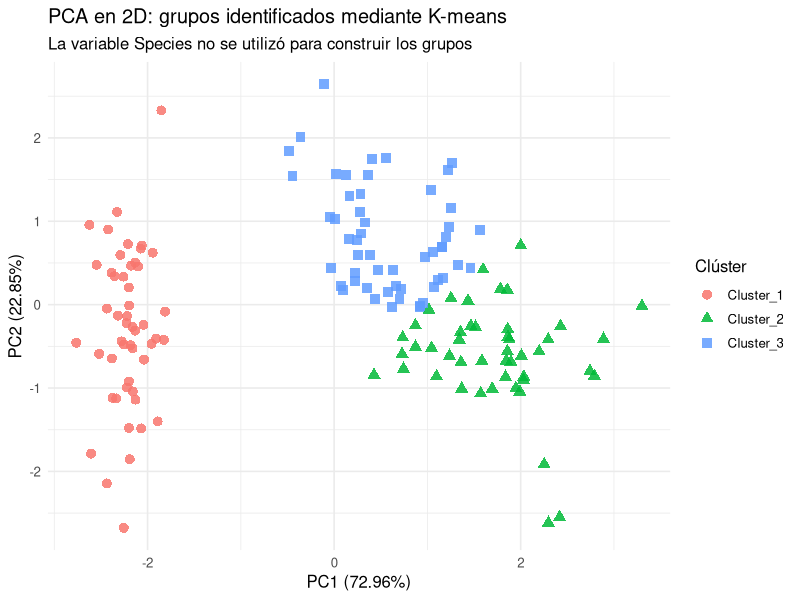
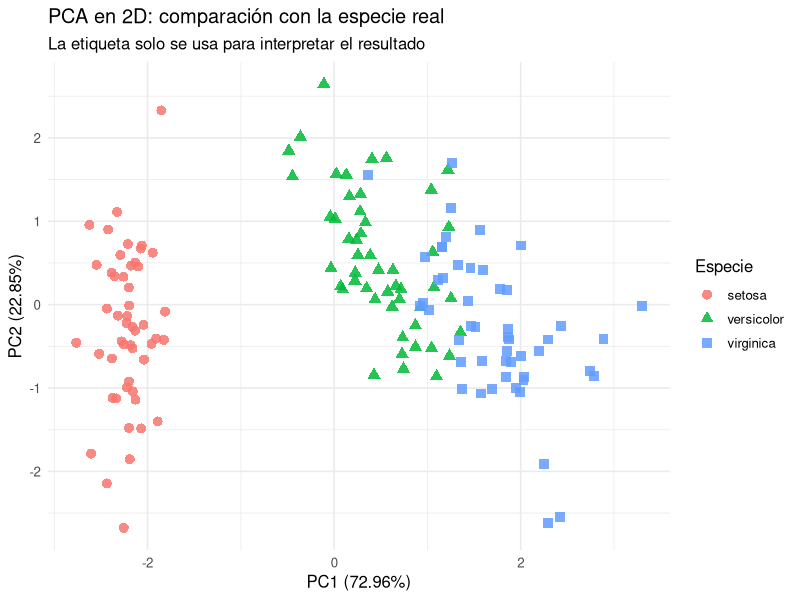

R code for these plots, in order:
############################################################
# 13A_EJEMPLO_CUMPLIMENTADO_NO_SUPERVISADO_2D_3D_IRIS.R
############################################################
#
# EJEMPLO COMPLETO Y EJECUTABLE
# -----------------------------
# Este archivo resuelve un ejercicio típico de examen:
#
#   1. Cargar y revisar los datos.
#   2. Separar la etiqueta real de los predictores.
#   3. Aplicar un método NO supervisado: PCA.
#   4. Representar los datos en 2 dimensiones.
#   5. Representar los datos en 3 dimensiones.
#   6. Aplicar K-means para descubrir grupos.
#   7. Evaluar los grupos con el índice de silueta.
#   8. Comparar, solo al final, los clústeres con la clase real.
#   9. Guardar gráficos, tablas, modelo e interpretación.
#
# DATASET UTILIZADO
# -----------------
# Se utiliza iris, incluido de serie en R. Por tanto, no hace
# falta descargar ni localizar ningún CSV para probar el ejemplo.
#
# MUY IMPORTANTE
# --------------
# La variable Species NO participa en PCA ni en K-means.
# Solo se utiliza al final para comprobar si los grupos hallados
# guardan relación con las especies conocidas.
############################################################


############################################################
# 0. LIMPIEZA DEL ENTORNO Y CONFIGURACIÓN
############################################################

# Borra los objetos existentes para evitar que variables antiguas
# alteren accidentalmente los resultados del ejemplo.
rm(list = ls())

# Configuración ya cumplimentada.
SEMILLA <- 1995
NUMERO_CLUSTERS <- 3
CARPETA_RESULTADOS <- "resultados_ejemplo_13A"

# Creamos la carpeta donde se guardarán todos los resultados.
dir.create(
  CARPETA_RESULTADOS,
  showWarnings = FALSE,
  recursive = TRUE
)

# Fijamos la semilla para que K-means produzca el mismo resultado
# cada vez que se ejecuta el archivo.
set.seed(SEMILLA)


############################################################
# 1. COMPROBACIÓN E INSTALACIÓN DE PAQUETES
############################################################

# Esta función comprueba si los paquetes están disponibles.
# Si falta alguno, intenta instalarlo automáticamente desde CRAN.
asegurar_paquetes <- function(paquetes) {

  faltan <- paquetes[
    !vapply(paquetes, requireNamespace, logical(1), quietly = TRUE)
  ]

  if (length(faltan) > 0) {
    message(
      "Faltan los paquetes: ",
      paste(faltan, collapse = ", "),
      ". Se intentarán instalar."
    )

    try(
      install.packages(
        faltan,
        dependencies = TRUE,
        repos = "https://cloud.r-project.org"
      ),
      silent = TRUE
    )
  }

  # Volvemos a comprobar después del intento de instalación.
  siguen_faltando <- paquetes[
    !vapply(paquetes, requireNamespace, logical(1), quietly = TRUE)
  ]

  if (length(siguen_faltando) > 0) {
    stop(
      paste0(
        "\nERROR: no se pudieron cargar estos paquetes: ",
        paste(siguen_faltando, collapse = ", "),
        ".\nInstálalos manualmente antes de ejecutar el ejemplo:\n",
        "install.packages(c(",
        paste(sprintf('"%s"', siguen_faltando), collapse = ", "),
        "))"
      ),
      call. = FALSE
    )
  }
}

asegurar_paquetes(
  c("ggplot2", "cluster", "scatterplot3d")
)

library(ggplot2)
library(cluster)
library(scatterplot3d)


############################################################
# 2. CARGA E INSPECCIÓN DEL DATASET
############################################################

# iris está incluido en R.
datos <- iris

# Añadimos un identificador únicamente para reconocer las muestras.
# Este identificador tampoco se empleará en el análisis.
datos$id_muestra <- sprintf("M%03d", seq_len(nrow(datos)))

cat("\n============================================================\n")
cat("PASO 1: INSPECCIÓN DEL CONJUNTO DE DATOS\n")
cat("============================================================\n")

cat("\nDimensiones del dataset:\n")
print(dim(datos))

cat("\nNombres de las columnas:\n")
print(names(datos))

cat("\nEstructura de las variables:\n")
str(datos)

cat("\nPrimeras seis filas:\n")
print(head(datos))

cat("\nDistribución de la clase real Species:\n")
print(table(datos$Species))

cat("\nNúmero total de valores ausentes:\n")
print(sum(is.na(datos)))


############################################################
# 3. SEPARACIÓN DE PREDICTORES Y ETIQUETA
############################################################

cat("\n============================================================\n")
cat("PASO 2: PREPARACIÓN DE LOS PREDICTORES\n")
cat("============================================================\n")

# Seleccionamos únicamente las cuatro variables numéricas.
# Species se excluye porque el análisis debe ser no supervisado.
predictores <- datos[
  ,
  c(
    "Sepal.Length",
    "Sepal.Width",
    "Petal.Length",
    "Petal.Width"
  )
]

# Comprobación defensiva: PCA necesita variables numéricas.
if (!all(vapply(predictores, is.numeric, logical(1)))) {
  stop(
    "ERROR: todos los predictores deben ser numéricos.",
    call. = FALSE
  )
}

# Comprobamos que no haya valores perdidos.
if (anyNA(predictores)) {
  stop(
    "ERROR: hay valores NA en los predictores.",
    call. = FALSE
  )
}

# Estandarizamos:
#   media = 0
#   desviación típica = 1
#
# Esto es importante porque las variables pueden estar en escalas
# diferentes y no queremos que una domine el análisis solo por
# tener valores numéricos mayores.
X_escalada <- scale(predictores)

cat("\nMedias después del escalado (deben estar próximas a 0):\n")
print(round(colMeans(X_escalada), 6))

cat("\nDesviaciones típicas después del escalado (deben ser 1):\n")
print(round(apply(X_escalada, 2, sd), 6))


############################################################
# 4. PCA: MÉTODO NO SUPERVISADO
############################################################

cat("\n============================================================\n")
cat("PASO 3: APLICACIÓN DE PCA\n")
cat("============================================================\n")

# Como los datos ya están estandarizados, no volvemos a escalar.
modelo_pca <- prcomp(
  X_escalada,
  center = FALSE,
  scale. = FALSE
)

cat("\nResumen del modelo PCA:\n")
print(summary(modelo_pca))

# Calculamos la proporción de varianza explicada por cada componente.
varianza_explicada <- modelo_pca$sdev^2 /
  sum(modelo_pca$sdev^2)

tabla_varianza <- data.frame(
  Componente = paste0("PC", seq_along(varianza_explicada)),
  Varianza_explicada = varianza_explicada,
  Porcentaje = 100 * varianza_explicada,
  Porcentaje_acumulado = 100 * cumsum(varianza_explicada)
)

cat("\nTabla de varianza explicada:\n")
print(tabla_varianza)

write.csv(
  tabla_varianza,
  file = file.path(
    CARPETA_RESULTADOS,
    "01_varianza_explicada_pca.csv"
  ),
  row.names = FALSE
)

# Extraemos las coordenadas de cada muestra en el nuevo espacio.
coordenadas <- as.data.frame(modelo_pca$x)

# Añadimos información que solo servirá para representar y comparar.
coordenadas$id_muestra <- datos$id_muestra
coordenadas$Species <- datos$Species

write.csv(
  coordenadas,
  file = file.path(
    CARPETA_RESULTADOS,
    "02_coordenadas_pca.csv"
  ),
  row.names = FALSE
)

# Guardamos el modelo para poder reutilizarlo.
saveRDS(
  modelo_pca,
  file = file.path(
    CARPETA_RESULTADOS,
    "modelo_pca.rds"
  )
)


############################################################
# 5. K-MEANS PARA IDENTIFICAR TRES GRUPOS
############################################################

cat("\n============================================================\n")
cat("PASO 4: AGRUPACIÓN MEDIANTE K-MEANS\n")
cat("============================================================\n")

# K-means se aplica sobre las variables estandarizadas completas.
# No usa Species.
#
# nstart = 50 prueba 50 inicializaciones distintas y conserva
# la mejor solución, reduciendo el riesgo de un resultado pobre.
set.seed(SEMILLA)

modelo_kmeans <- kmeans(
  X_escalada,
  centers = NUMERO_CLUSTERS,
  nstart = 50,
  iter.max = 100
)

cat("\nResultado del modelo K-means:\n")
print(modelo_kmeans)

# Convertimos los números de clúster en un factor.
coordenadas$Cluster <- factor(
  modelo_kmeans$cluster,
  levels = seq_len(NUMERO_CLUSTERS),
  labels = paste0("Cluster_", seq_len(NUMERO_CLUSTERS))
)

cat("\nNúmero de muestras asignadas a cada clúster:\n")
print(table(coordenadas$Cluster))

# Guardamos el modelo K-means.
saveRDS(
  modelo_kmeans,
  file = file.path(
    CARPETA_RESULTADOS,
    "modelo_kmeans.rds"
  )
)


############################################################
# 6. EVALUACIÓN MEDIANTE ÍNDICE DE SILUETA
############################################################

cat("\n============================================================\n")
cat("PASO 5: EVALUACIÓN DE LOS CLÚSTERES\n")
cat("============================================================\n")

# La silueta compara:
#   a) la cohesión de cada muestra con su propio clúster;
#   b) su separación respecto al clúster alternativo más próximo.
#
# Interpretación orientativa:
#   valor próximo a 1   -> grupos bien separados;
#   valor próximo a 0   -> grupos solapados;
#   valor negativo      -> posible asignación incorrecta.
distancias <- dist(X_escalada)

silueta <- cluster::silhouette(
  modelo_kmeans$cluster,
  distancias
)

silueta_media <- mean(silueta[, "sil_width"])

cat(
  "\nÍndice de silueta medio:",
  round(silueta_media, 4),
  "\n"
)

tabla_silueta <- as.data.frame(silueta)
tabla_silueta$id_muestra <- datos$id_muestra

write.csv(
  tabla_silueta,
  file = file.path(
    CARPETA_RESULTADOS,
    "03_silueta_por_muestra.csv"
  ),
  row.names = FALSE
)

png(
  filename = file.path(
    CARPETA_RESULTADOS,
    "04_grafico_silueta.png"
  ),
  width = 1200,
  height = 850,
  res = 130
)

plot(
  silueta,
  main = paste0(
    "Índice de silueta de K-means (media = ",
    round(silueta_media, 3),
    ")"
  )
)

dev.off()


############################################################
# 7. REPRESENTACIÓN DEL MÉTODO EN DOS DIMENSIONES
############################################################

cat("\n============================================================\n")
cat("PASO 6: REPRESENTACIÓN PCA EN 2D\n")
cat("============================================================\n")

etiqueta_pc1 <- sprintf(
  "PC1 (%.2f%%)",
  100 * varianza_explicada[1]
)

etiqueta_pc2 <- sprintf(
  "PC2 (%.2f%%)",
  100 * varianza_explicada[2]
)

# Gráfico principal: coloreado por el clúster descubierto.
grafico_2d_clusters <- ggplot(
  coordenadas,
  aes(
    x = PC1,
    y = PC2,
    colour = Cluster,
    shape = Cluster
  )
) +
  geom_point(size = 3, alpha = 0.85) +
  labs(
    title = "PCA en 2D: grupos identificados mediante K-means",
    subtitle = "La variable Species no se utilizó para construir los grupos",
    x = etiqueta_pc1,
    y = etiqueta_pc2,
    colour = "Clúster",
    shape = "Clúster"
  ) +
  theme_minimal(base_size = 12)

print(grafico_2d_clusters)

ggsave(
  filename = file.path(
    CARPETA_RESULTADOS,
    "05_pca_2d_coloreado_por_cluster.png"
  ),
  plot = grafico_2d_clusters,
  width = 9,
  height = 6,
  dpi = 160
)

# Gráfico de comprobación: coloreado por la especie real.
# Este gráfico NO transforma el análisis en supervisado porque
# Species solo se añade después de obtener PCA y K-means.
grafico_2d_especies <- ggplot(
  coordenadas,
  aes(
    x = PC1,
    y = PC2,
    colour = Species,
    shape = Species
  )
) +
  geom_point(size = 3, alpha = 0.85) +
  labs(
    title = "PCA en 2D: comparación con la especie real",
    subtitle = "La etiqueta solo se usa para interpretar el resultado",
    x = etiqueta_pc1,
    y = etiqueta_pc2,
    colour = "Especie",
    shape = "Especie"
  ) +
  theme_minimal(base_size = 12)

print(grafico_2d_especies)

ggsave(
  filename = file.path(
    CARPETA_RESULTADOS,
    "06_pca_2d_coloreado_por_especie_real.png"
  ),
  plot = grafico_2d_especies,
  width = 9,
  height = 6,
  dpi = 160
)


############################################################
# 8. REPRESENTACIÓN DEL MÉTODO EN TRES DIMENSIONES
############################################################

cat("\n============================================================\n")
cat("PASO 7: REPRESENTACIÓN PCA EN 3D\n")
cat("============================================================\n")

etiqueta_pc3 <- sprintf(
  "PC3 (%.2f%%)",
  100 * varianza_explicada[3]
)

# Asignamos un color a cada clúster.
colores_clusters <- grDevices::rainbow(NUMERO_CLUSTERS)
color_por_muestra <- colores_clusters[modelo_kmeans$cluster]

png(
  filename = file.path(
    CARPETA_RESULTADOS,
    "07_pca_3d_coloreado_por_cluster.png"
  ),
  width = 1300,
  height = 950,
  res = 140
)

scatterplot3d::scatterplot3d(
  x = coordenadas$PC1,
  y = coordenadas$PC2,
  z = coordenadas$PC3,
  color = color_por_muestra,
  pch = 19,
  angle = 55,
  xlab = etiqueta_pc1,
  ylab = etiqueta_pc2,
  zlab = etiqueta_pc3,
  main = "PCA en 3D: clústeres obtenidos mediante K-means",
  grid = TRUE,
  box = TRUE
)

legend(
  "topright",
  legend = paste0("Cluster_", seq_len(NUMERO_CLUSTERS)),
  col = colores_clusters,
  pch = 19,
  cex = 0.9
)

dev.off()

# Segundo gráfico 3D: comparación con las especies reales.
niveles_especie <- levels(datos$Species)
colores_especies <- grDevices::rainbow(length(niveles_especie))
color_especie_muestra <- colores_especies[
  as.integer(datos$Species)
]

png(
  filename = file.path(
    CARPETA_RESULTADOS,
    "08_pca_3d_coloreado_por_especie_real.png"
  ),
  width = 1300,
  height = 950,
  res = 140
)

scatterplot3d::scatterplot3d(
  x = coordenadas$PC1,
  y = coordenadas$PC2,
  z = coordenadas$PC3,
  color = color_especie_muestra,
  pch = 19,
  angle = 55,
  xlab = etiqueta_pc1,
  ylab = etiqueta_pc2,
  zlab = etiqueta_pc3,
  main = "PCA en 3D: comparación con la especie real",
  grid = TRUE,
  box = TRUE
)

legend(
  "topright",
  legend = niveles_especie,
  col = colores_especies,
  pch = 19,
  cex = 0.9
)

dev.off()


############################################################
# 9. COMPARACIÓN POSTERIOR CON LA CLASE REAL
############################################################

cat("\n============================================================\n")
cat("PASO 8: COMPARACIÓN CLÚSTERES - ESPECIE REAL\n")
cat("============================================================\n")

# Esta tabla no se utiliza para entrenar. Únicamente ayuda a explicar
# si los clústeres descubiertos coinciden con las clases conocidas.
tabla_cluster_especie <- table(
  Cluster = coordenadas$Cluster,
  Species = coordenadas$Species
)

cat("\nTabla de contingencia:\n")
print(tabla_cluster_especie)

write.csv(
  as.data.frame.matrix(tabla_cluster_especie),
  file = file.path(
    CARPETA_RESULTADOS,
    "09_tabla_cluster_vs_especie.csv"
  )
)

# Guardamos las coordenadas finales con clúster y especie.
write.csv(
  coordenadas,
  file = file.path(
    CARPETA_RESULTADOS,
    "10_resultado_completo_muestras.csv"
  ),
  row.names = FALSE
)


############################################################
# 10. INTERPRETACIÓN AUTOMÁTICA PARA EL EXAMEN
############################################################

cat("\n============================================================\n")
cat("PASO 9: INTERPRETACIÓN FINAL\n")
cat("============================================================\n")

porcentaje_2d <- 100 * sum(varianza_explicada[1:2])
porcentaje_3d <- 100 * sum(varianza_explicada[1:3])

interpretacion_silueta <- if (silueta_media >= 0.50) {
  "La estructura de clústeres es razonablemente clara."
} else if (silueta_media >= 0.25) {
  "La estructura de clústeres es débil o moderada y existe solapamiento."
} else {
  "La estructura de clústeres es poco definida y los grupos se solapan."
}

texto_interpretacion <- c(
  "INTERPRETACIÓN DEL EJEMPLO NO SUPERVISADO",
  "=========================================",
  "",
  paste0(
    "Se aplicó PCA sobre las cuatro variables numéricas ",
    "estandarizadas del conjunto iris."
  ),
  paste0(
    "Las dos primeras componentes explican conjuntamente el ",
    round(porcentaje_2d, 2),
    "% de la variabilidad total."
  ),
  paste0(
    "Las tres primeras componentes explican conjuntamente el ",
    round(porcentaje_3d, 2),
    "% de la variabilidad total."
  ),
  paste0(
    "Después se aplicó K-means con k = ",
    NUMERO_CLUSTERS,
    " sobre los predictores estandarizados."
  ),
  paste0(
    "El índice de silueta medio fue ",
    round(silueta_media, 3),
    ". ",
    interpretacion_silueta
  ),
  paste0(
    "La etiqueta Species se excluyó completamente de PCA y K-means ",
    "y solo se utilizó al final para interpretar la correspondencia ",
    "entre los clústeres y las especies reales."
  ),
  "",
  "FRASE MODELO PARA EL EXAMEN",
  "---------------------------",
  paste0(
    "PCA permitió reducir los datos a dos y tres dimensiones, ",
    "conservando respectivamente el ",
    round(porcentaje_2d, 2),
    "% y el ",
    round(porcentaje_3d, 2),
    "% de la varianza. K-means identificó ",
    NUMERO_CLUSTERS,
    " grupos y la silueta media fue ",
    round(silueta_media, 3),
    ", por lo que ",
    tolower(interpretacion_silueta)
  )
)

cat(paste(texto_interpretacion, collapse = "\n"))
cat("\n")

writeLines(
  texto_interpretacion,
  con = file.path(
    CARPETA_RESULTADOS,
    "11_interpretacion_final.txt"
  )
)


############################################################
# 11. MENSAJE FINAL
############################################################

cat("\n============================================================\n")
cat("EJEMPLO FINALIZADO CORRECTAMENTE\n")
cat("============================================================\n")
cat(
  "Todos los resultados se han guardado en:\n",
  normalizePath(
    CARPETA_RESULTADOS,
    winslash = "/",
    mustWork = FALSE
  ),
  "\n",
  sep = ""
)
